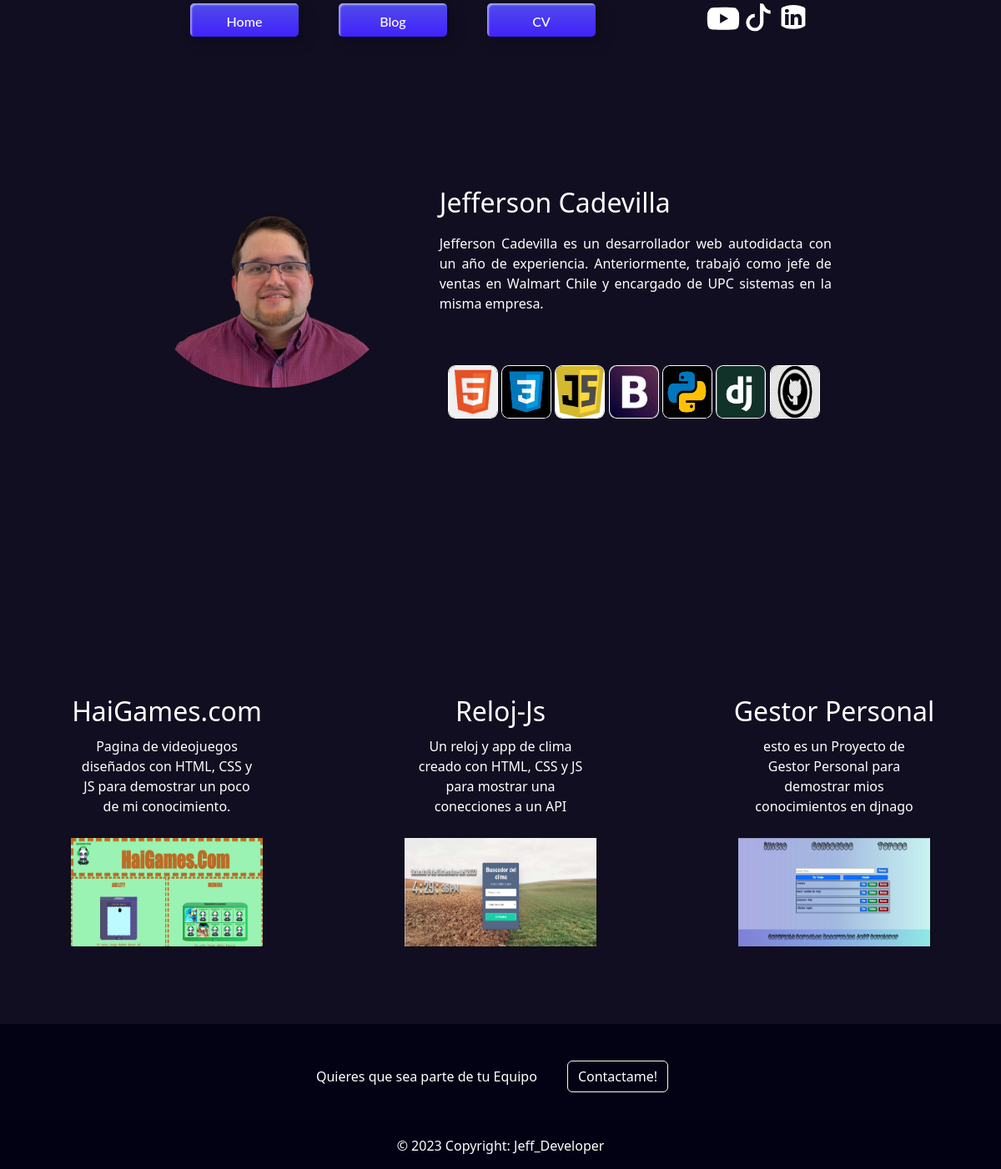
/, run on an earlier commit of the app's database.
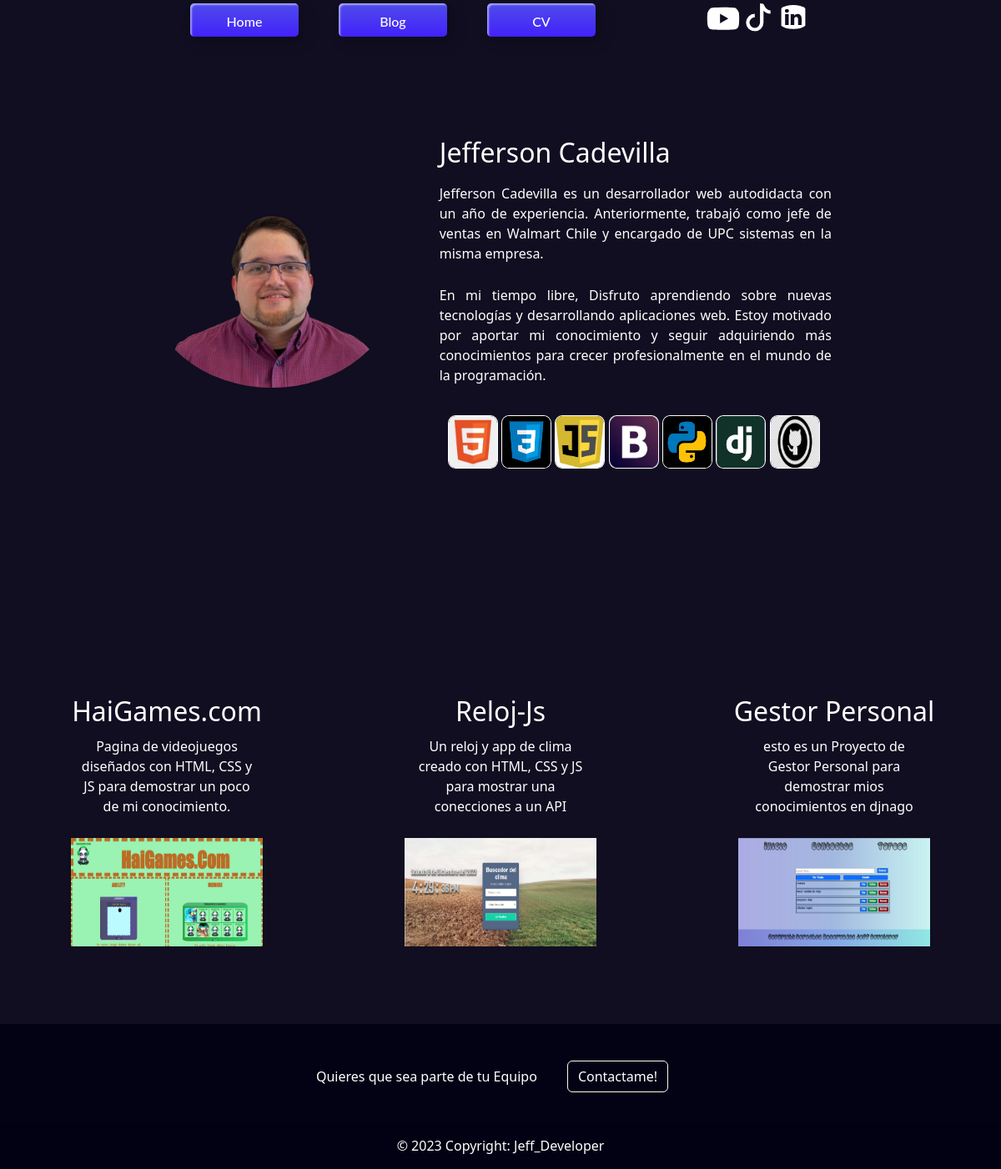
And on a later commit of the database.
### Portafolio/models.py (models this page shows, shortened)
class Imgpresent(models.Model):
    imagen = models.ImageField(upload_to='Portafolio/images/')
    title = models.CharField( max_length=100)
    id = models.AutoField(primary_key=True)

class Presentacion(models.Model):
    image = models.ImageField(upload_to="Portafolio/images/")
    title = models.CharField( max_length=100)
    description = models.CharField(max_length=500)
    sobre_mi = models.CharField(max_length=500)
    id = models.AutoField(primary_key=True)

class Projecto(models.Model):
    id = models.AutoField(primary_key=True)
    title = models.CharField( max_length=100)
    description = models.CharField(max_length=250)
    image = models.ImageField(upload_to="Portafolio/images/")
    url =models.URLField(blank=True)

### portafolio_jeff/views.py (the view)
# urls.py: 2. Add a URL to urlpatterns:  path('', views.home, name='home')
def home(request, Projecto_id=None):
    projectos = Projecto.objects.all()
    presentaciones = Presentacion.objects.all()
    imgs = Imgpresent.objects.all()
    return render(request, 'Principal.html', {'projectos': projectos, 'presentaciones': presentaciones,'imgs': imgs})

### Templates/Principal.html (shortened to what this page needs)
{% extends 'layout/base.html' %}
{% load static %}
        {% block content %}
            {% for presentacion in presentaciones %}
                <secction class="containerpresent">
                    <div class="Present">
                        <div id="carouselExampleSlidesOnly" class="carousel slide" data-bs-ride="carousel" data-bs-interval="2000">
                            <div class="carousel-inner">
                                {% for image in imgs %}
                                    <div class="carousel-item {% if forloop.first %} active {% endif %}">
                                        <img src="{{ image.imagen.url }}" class="d-block w-100 "  style=" border-radius: 100%;">
                                    </div>
                                {% endfor %}
                            </div>
                            <br>
                        </div>
                        <div class="text-container">
                            <h2 class="title01">{{ presentacion.title }}</h2>
                            <p class="title01">{{ presentacion.description }}</p>
                            <p class="title01">{{ presentacion.sobre_mi }}</p>
                            <div class="skill">
                                <img class="redesS" src="{% static "img/html5 - tabtag.jpg" %}">
                                <img class="redesS" src="{% static "img/CSS3 - MI PORTAL.jpg" %}">
                                <img class="redesS" src="{% static "img/Unplugged Coding in the classroom - The Blog of Curiosity and the Hungry Mind.jpg" %}">
                                <img class="redesS" src="{% static "img/File_Bootstrap logo_svg - Wikimedia Commons.jpg" %}">
                                <img class="redesS" src="{% static "img/Python - MI PORTAL.jpg" %}">
                                <img class="redesS" src="{% static "img/Django minimized logo.jpg" %}">
                                <img class="redesS" src="{% static "img/Social Media Computer Icons GitHub Social Network PNG - Free Download.jpg" %}">
                            </div>
                        </div>
                    </div>
                </secction>
            {% endfor %}
                <secction class="containerproyect">
                    {% for projecto in projectos %}
                        <article class="proyect">
                            <a class="link5" href="{{ projecto.url }}" target="_blank">
                            <h2 class="titlep">{{ projecto.title }}</h2>
                            <p class="parrafo01">{{ projecto.description }}</p>
                            <img class="img01" src="{{ projecto.image.url }}"/></a>
                            </article>
                    {% endfor %}
                </secction>
        {% endblock content %}

### Templates/layout/base.html (shortened to what this page needs)
{% load static %}
<!DOCTYPE html>
<html>
    <head>
        <link href="https://cdn.jsdelivr.net/npm/bootstrap@5.3.2/dist/css/bootstrap.min.css" rel="stylesheet">
        <link rel="stylesheet" href="{% static "styles/estilos.css" %}">
    </head>
    <body>
        <nav>
            {% include "layout/partials/navbar.html" %}
        </nav>
        <main class="conten">
            {% block content %}
            {% endblock  %}
        </main>
        <footer>
            {% include "layout/partials/footer.html" %}
        </footer>
    </body>
</html>

### Templates/layout/partials/navbar.html (shortened to what this page needs)
{% load static %}
<div class="containernav frame">
    <a class="custom-btn btn-11"  href="/">Home</a>
    <a class="custom-btn btn-11" href="{% url 'vblog'  %}">Blog</a>
    <a class="custom-btn btn-11" href="{% static 'CV/CV.pdf' %}" target="_blank">CV</a>
    <div class="navredes">
        <a href="https://www.linkedin.com/feed/" target="_blank">
        </a>
        <a href="https://www.tiktok.com/@jeffdeveloper3" target="_blank">
            <svg xmlns="http://www.w3.org/2000/svg" fill="currentColor" class="tik" viewBox="0 0 16 16">
                <path d="M9 0h1.98c.144.715.54 1.617 1.235 2.512C12.895 3.389 13.797 4 15 4v2c-1.753 0-3.07-.814-4-1.829V11a5 5 0 1 1-5-5v2a3 3 0 1 0 3 3z"/>
            </svg>
        </a>
        <a href="https://www.youtube.com/channel/UCjg9xb_roXzYWaPufC4l_Yg" target="_blank">
        </a>
    </div>
</div>

### Templates/layout/partials/footer.html
{% load static %}
<footer>
    <section class="">
        <footer class="text-center text-white" style="background-color: rgba(3, 0, 20, 0.945);">
            <div class="container p-4 pb-0">
                <section class="">
                    <p class="d-flex justify-content-center align-items-center">
                        <span class="me-3">Quieres que sea parte de tu Equipo </span>
                        <button data-mdb-ripple-init type="button" class="btn btn-outline-light btn-rounded" data-toggle="modal" data-target="#myModal" > <a href="{% url 'contacto' %}">
                        Contactame! </a>
                        </button>
                    </p>
                </section>
            </div>
            <div class="text-center p-3" style="background-color: rgba(3, 0, 20, 0.945);;">
                © 2023 Copyright:
                <a class="text-white" href="/">Jeff_Developer</a>
            </div>
        </footer>
    </section>
</footer>

### static/styles/estilos.css (style rules this page uses)
* { margin: 0; padding: 0; list-style: none; }
body { min-height: 100vh; background-color: rgba(3, 0, 20, 0.945); }
a { text-decoration: none; color: white; }
.containernav { display: flex; justify-content: space-evenly; align-items: center; width: 70%; height:3rem; }
.navredes { width: 25%; height: 100%; position: relative; float: inline-end; }
.frame { margin: 0 auto; text-align: center; }
button { margin: 20px; }
.custom-btn { width: 130px; height: 40px; color: #fff; border-radius: 5px; padding: 10px 25px; font-family: 'Lato', sans-serif; font-weight: 500; background: transparent; cursor: pointer; transition: all 0.3s ease; position: relative; display: inline-block; box-shadow:inset 2px 2px 2px 0px rgba(255,255,255,.5), 7px 7px 20px 0px rgba(0,0,0,.1), 4px 4px 5px 0px rgba(0,0,0,.1); outline: none; }
.btn-11 { border: none; background: rgb(55, 33, 251); background: linear-gradient(0deg, rgb(66, 33, 251) 0%, rgb(79, 76, 234) 100%); color: #fff; overflow: hidden; }
.btn-11:before { position: absolute; content: ''; display: inline-block; top: -180px; left: 0; width: 30px; height: 100%; background-color: #fff; animation: shiny-btn1 3s ease-in-out infinite; }
.tik { margin-block: 2%; float: inline-end; width: 20%; height: 70%; border-radius: 50%; }
.you { margin-block: 2%; float: inline-end; width: 20%; height: 80%; border-radius: 50%; }
.kedin { margin-block: 3%; float: inline-end; width: 20%; height: 60%; border-radius: 50%; }
.carousel { min-width: 35%; max-width: 35%; object-fit: cover; position: relative; display: flex; justify-content: center; align-items: center; }
.carousel-item { transition-duration: 0.5s; width: 300px; height: 300px; }
.containerpresent { width: 100%; height:40rem; display: flex; align-items: center; justify-content: center; margin-bottom: 5%; }
.Present { width: 80%; height: 100%; display: flex; justify-content: center; align-items: center; }
.text-container { width: auto; padding: 1%; display: flex; flex-direction: column; justify-content: center; align-items: flex-start; }
.skill { margin: 3%; }
.title01 { width: 30rem; padding: 1%; color: white; text-align: justify; }
.redesS { width: 13%; height: 4rem; border:solid white; border-radius: 15%; border-width: 1px; }
.containerproyect { width: 100%; height: 30rem; display: flex; flex-direction: row; justify-content: center; align-items: center; }
.proyect { position: relative; display: block; width: 25%; margin: 4rem; padding: 2% 0%; color: white; text-align: center; justify-items: center; }
.parrafo01 { width: 80%; height: auto; display: inline-flex; position: relative; align-items: center; justify-content: center; text-align: center; }
.titlep { position: relative; padding: 1%; color: white; }
.img01 { width: 250px; height: 150px; padding: 10px; }
.link5 { list-style: none; }
footer { position: bottom 0; }

What changed in the data, as far as the page shows it:
changed Presentacion "Jefferson Cadevilla": sobre_mi (not shown) → "En mi tiempo libre, Disfruto aprendiendo sobre nuevas tecnologías y desarrollando aplicaciones web. Estoy motivado por aportar mi conocimiento y seguir adquiriendo más conocimientos para crecer profesionalmente en el mundo de la programación."
